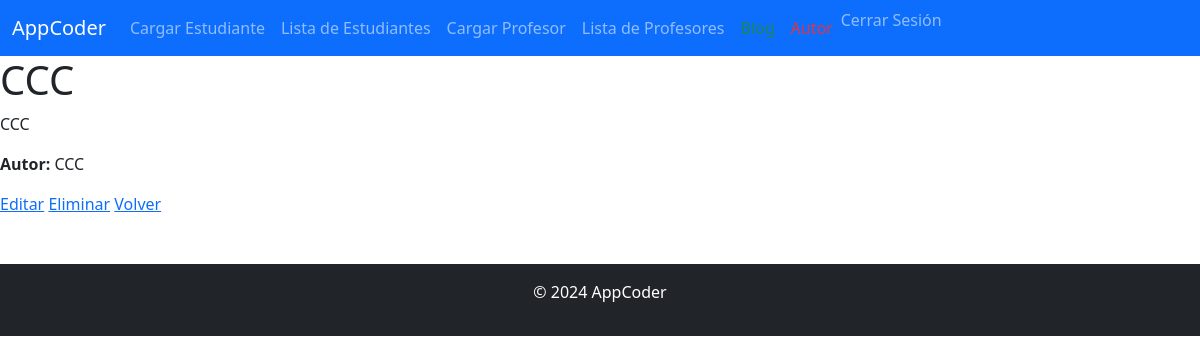
The page /blog/3/ (signed in) on the database its author committed.
### AppBlog/models.py (models this page shows, shortened)
class Post(models.Model):
    title = models.CharField(max_length=200)
    content = models.TextField()
    author = models.CharField(max_length=100)
    created_at = models.DateTimeField(auto_now_add=True)

### AppBlog/views.py (the view)
# urls.py: path('<int:pk>/', PostDetailView.as_view(), name='post_detail'),
class PostDetailView(LoginRequiredMixin, DetailView ):
    model = Post
    template_name = 'AppBlog/post_detail.html'

### AppBlog/templates/AppBlog/post_detail.html (shortened to what this page needs)
{% extends "AppCoder/index.html" %}
{% load static %}
{% block cuerpo %}
    <h1>{{ object.title }}</h1>
    <p>{{ object.content }}</p>
    <p><strong>Autor:</strong> {{ object.author }}</p>
    <a href="{% url 'post_update' object.pk %}">Editar</a>
    <a href="{% url 'post_delete' object.pk %}">Eliminar</a>
    <a href="{% url 'post_list' %}">Volver</a>
{% endblock %}

### rows shown on the page
Post: title "CCC", content "CCC", author "CCC"
